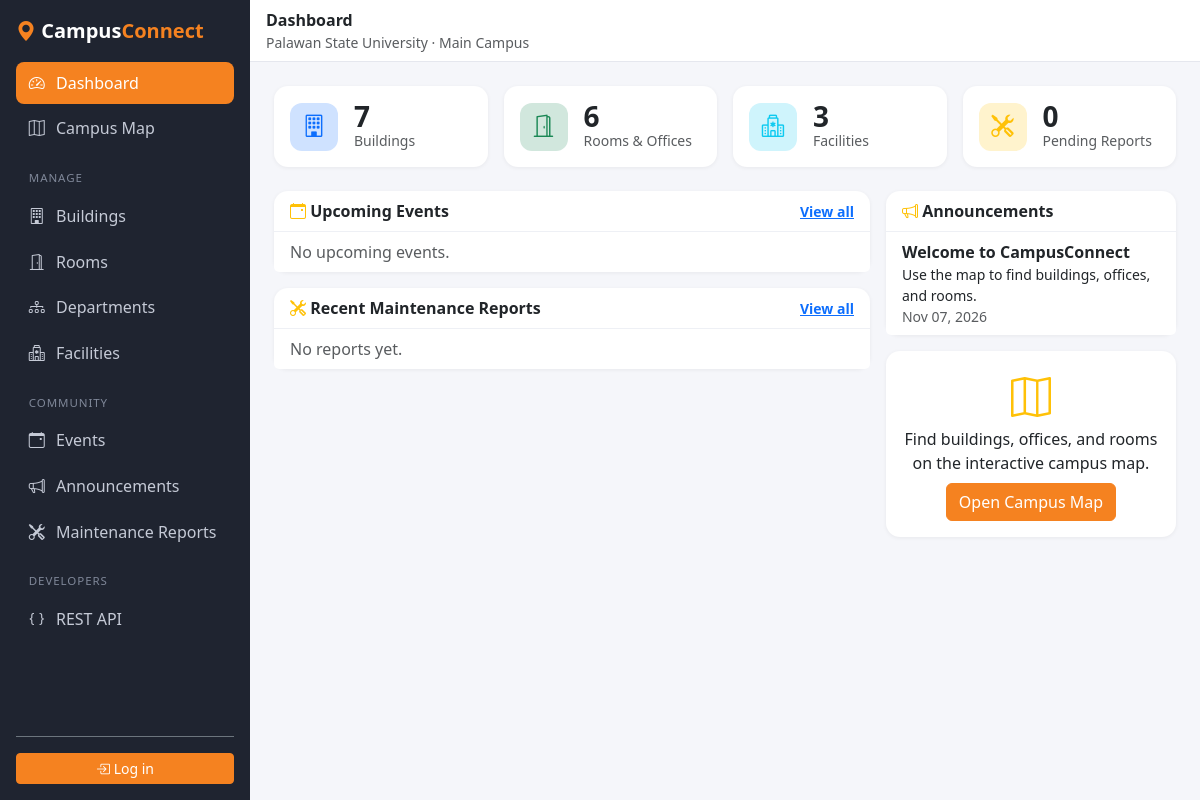
The page / on the database its author committed.
### campus/models.py (models this page shows, shortened)
class Announcement(models.Model):
    title = models.CharField(max_length=150)
    body = models.TextField()
    posted_at = models.DateTimeField(auto_now_add=True)
    posted_by = models.ForeignKey(
        settings.AUTH_USER_MODEL, on_delete=models.SET_NULL, null=True, related_name='announcements',
    )
    class Meta:
        ordering = ['-posted_at']

### campus/dashboard.py (the view)
# urls.py: path('', dashboard.dashboard_view, name='dashboard'),
def dashboard_view(request):
    now = timezone.now()
    context = {
        'building_count': Building.objects.count(),
        'room_count': Room.objects.count(),
        'facility_count': Facility.objects.count(),
        'pending_reports': MaintenanceReport.objects.filter(status='pending').count(),
        'upcoming_events': (
            Event.objects.filter(date_end__gte=now)
            .select_related('building')[:5]
        ),
        'announcements': Announcement.objects.all()[:5],
        'recent_reports': (
            MaintenanceReport.objects
            .select_related('room', 'facility')[:5]
        ),
    }
    return render(request, 'campus/dashboard.html', context)

### campus/templates/campus/dashboard.html (shortened to what this page needs)
{% extends 'campus/base.html' %}
{% block heading %}Dashboard{% endblock %}
{% block content %}
<div class="row g-3 mb-4">
  <div class="col-6 col-xl-3">
    <div class="card stat-card"><div class="card-body d-flex align-items-center gap-3">
      <div class="stat-icon bg-primary-subtle text-primary"><i class="bi bi-building"></i></div>
      <div><div class="fs-3 fw-bold lh-1">{{ building_count }}</div><div class="text-muted small">Buildings</div></div>
    </div></div>
  </div>
  <div class="col-6 col-xl-3">
    <div class="card stat-card"><div class="card-body d-flex align-items-center gap-3">
      <div class="stat-icon bg-success-subtle text-success"><i class="bi bi-door-open"></i></div>
      <div><div class="fs-3 fw-bold lh-1">{{ room_count }}</div><div class="text-muted small">Rooms &amp; Offices</div></div>
    </div></div>
  </div>
  <div class="col-6 col-xl-3">
    <div class="card stat-card"><div class="card-body d-flex align-items-center gap-3">
      <div class="stat-icon bg-info-subtle text-info"><i class="bi bi-hospital"></i></div>
      <div><div class="fs-3 fw-bold lh-1">{{ facility_count }}</div><div class="text-muted small">Facilities</div></div>
    </div></div>
  </div>
  <div class="col-6 col-xl-3">
    <div class="card stat-card"><div class="card-body d-flex align-items-center gap-3">
      <div class="stat-icon bg-warning-subtle text-warning"><i class="bi bi-tools"></i></div>
      <div><div class="fs-3 fw-bold lh-1">{{ pending_reports }}</div><div class="text-muted small">Pending Reports</div></div>
    </div></div>
  </div>
</div>
<div class="row g-3">
  <div class="col-lg-8">
    <div class="card mb-3">
      <div class="card-header d-flex justify-content-between align-items-center">
        <span><i class="bi bi-calendar-event text-warning"></i> Upcoming Events</span>
        <a href="{% url 'event_list' %}" class="small">View all</a>
      </div>
      <ul class="list-group list-group-flush">
        {% for e in upcoming_events %}
          <li class="list-group-item">
            <div class="fw-semibold">{{ e.title }}</div>
            <div class="text-muted small">
              <i class="bi bi-clock"></i> {{ e.date_start|date:"M d, Y h:i A" }}
              &middot; <i class="bi bi-geo-alt"></i> {{ e.building.name }}
            </div>
          </li>
        {% empty %}
          <li class="list-group-item text-muted">No upcoming events.</li>
        {% endfor %}
      </ul>
    </div>
    <div class="card">
      <div class="card-header d-flex justify-content-between align-items-center">
        <span><i class="bi bi-tools text-warning"></i> Recent Maintenance Reports</span>
        <a href="{% url 'report_list' %}" class="small">View all</a>
      </div>
      <ul class="list-group list-group-flush">
        {% for r in recent_reports %}
          <li class="list-group-item d-flex justify-content-between align-items-start gap-2">
            <div>
              <div class="fw-semibold">{{ r.room|default:r.facility|default:"General" }}</div>
              <div class="text-muted small">{{ r.description|truncatechars:80 }}</div>
            </div>
            <span class="badge {% if r.status == 'done' %}bg-success{% elif r.status == 'ongoing' %}bg-primary{% else %}bg-warning text-dark{% endif %}">{{ r.get_status_display }}</span>
          </li>
        {% empty %}
          <li class="list-group-item text-muted">No reports yet.</li>
        {% endfor %}
      </ul>
    </div>
  </div>
  <div class="col-lg-4">
    <div class="card mb-3">
      <div class="card-header"><i class="bi bi-megaphone text-warning"></i> Announcements</div>
      <ul class="list-group list-group-flush">
        {% for a in announcements %}
          <li class="list-group-item">
            <div class="fw-semibold">{{ a.title }}</div>
            <div class="small">{{ a.body|truncatechars:90 }}</div>
            <div class="text-muted small">{{ a.posted_at|date:"M d, Y" }}</div>
          </li>
        {% empty %}
          <li class="list-group-item text-muted">No announcements.</li>
        {% endfor %}
      </ul>
    </div>
    <div class="card">
      <div class="card-body text-center">
        <i class="bi bi-map fs-1 text-warning"></i>
        <p class="mb-2">Find buildings, offices, and rooms on the interactive campus map.</p>
        <a href="{% url 'map' %}" class="btn btn-psu">Open Campus Map</a>
      </div>
    </div>
  </div>
</div>
{% endblock %}

### campus/static/campus/css/base.css (style rules this page uses)
:root { --psu-orange: #f58220; --psu-orange-dark: #d96b0b; --sidebar-bg: #1f2430; --page-bg: #f5f6fa; }
body { background: var(--page-bg); }
.stat-card { border: 0; border-radius: 14px; box-shadow: 0 1px 4px rgba(0,0,0,.06); }
.stat-icon { width: 48px; height: 48px; border-radius: 12px; display: grid; place-items: center; font-size: 1.4rem; }
.card { border: 0; border-radius: 14px; box-shadow: 0 1px 4px rgba(0,0,0,.06); }
.card-header { background: transparent; font-weight: 600; border-bottom: 1px solid #eef0f5; }
.btn-psu { background: var(--psu-orange); border-color: var(--psu-orange); color: #fff; }

### rows shown on the page
Announcement: title "Welcome to CampusConnect", body "Use the map to find buildings, offices, and rooms.", posted_at "Nov 07, 2026"

### other values the page prints
{{ building_count }} "7"
{{ room_count }} "6"
{{ facility_count }} "3"
{{ pending_reports }} "0"
